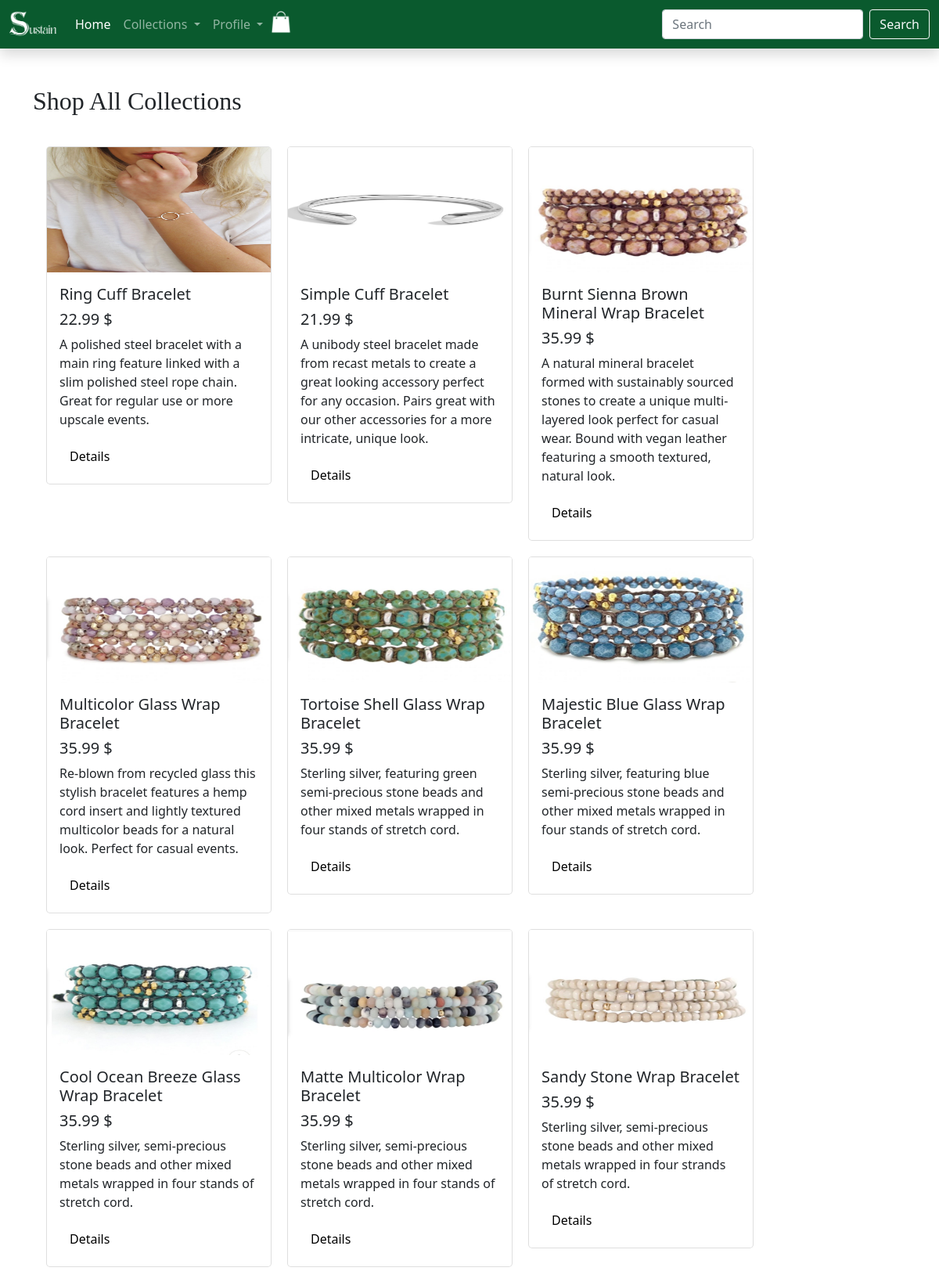
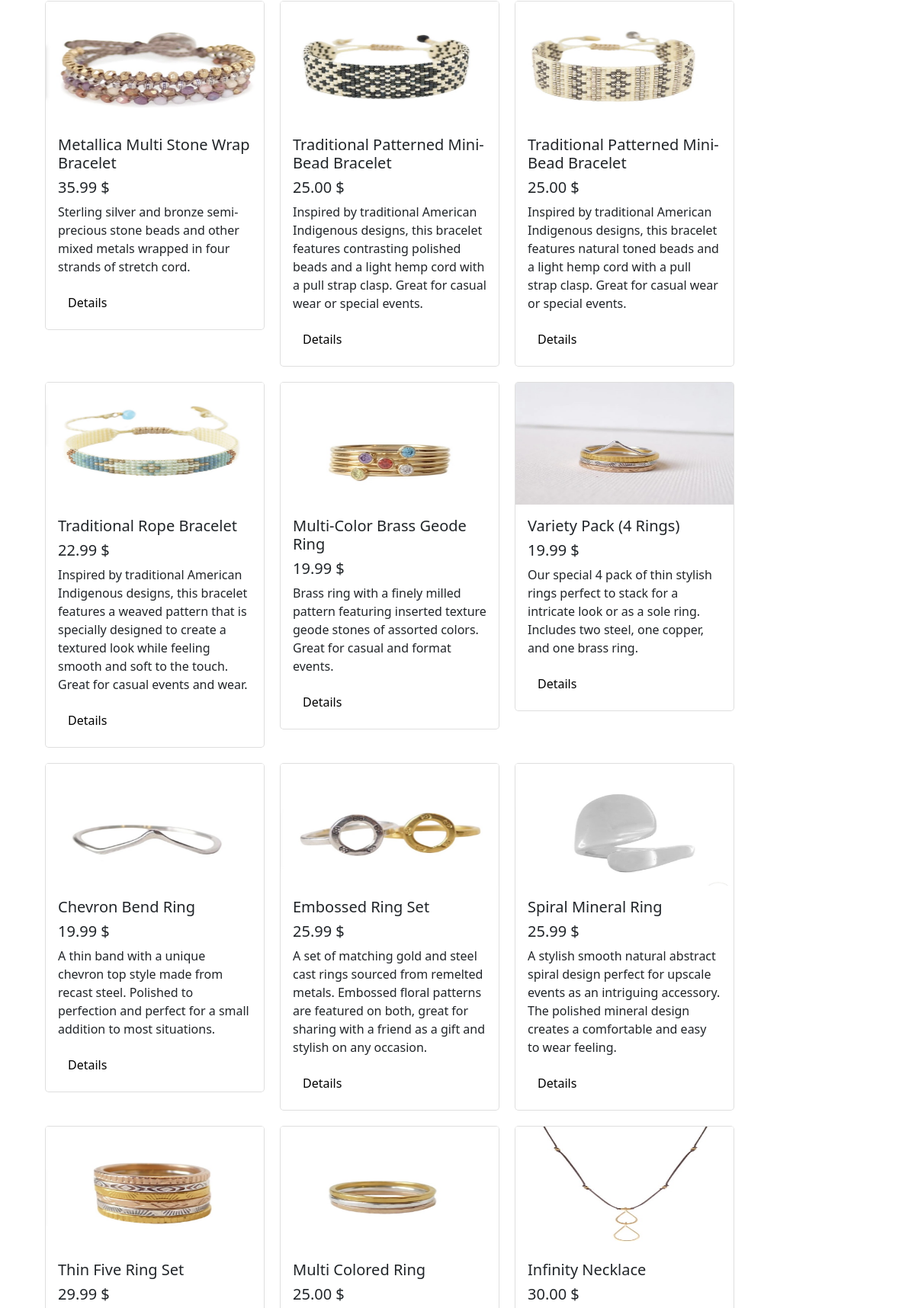
The page /collections.php (upper part) on the database its author committed (2 pictures, top to bottom).
### tables this page shows
CREATE TABLE `products` (
  `productId` int(9) NOT NULL,
  `name` varchar(70) NOT NULL,
  `price` decimal(10,2) NOT NULL,
  `category` varchar(50) NOT NULL,
  `description` varchar(255) NOT NULL,
  `img` varchar(255) NOT NULL,
  `keywords` varchar(250) NOT NULL
);

### collections.php (the view, shortened to what this page needs)
<!DOCTYPE html>
<html>
<head>
    <link rel="stylesheet" href="assets/css/style.css">
</head>
<body class="">
    <div class="container">
        <br><br><h2>Shop All Collections</h2><br>
       <div class="row">
                <div class="cardComponent">
                    <?php
                    $userId = $_SESSION["userId"];
                    require_once("connect-db.php");
                    $sql = "select * from products";
                    $statement1 = $db->prepare($sql);
                    $statement1 -> bindValue(':userId' , $userId);
                    if($statement1->execute()){
                        $products = $statement1->fetchAll();
                    }else{
                        $error1= "Error finding items.";
                    }
                ?>
                    <?php
                            foreach($products as $c){?>
                                    <div class="" >
                                        <div class="card" style="width: 18rem;">
                                            <img src="<?php echo $c["img"];?>" class="card-img-top" alt="...">
                                            <div class="card-body">
                                                <h5 class="card-title"><?php echo $c["name"];?></h5>
                                                <h5 class="card-title"> <?php echo $c["price"]." $";?></h5>
                                                <p class="card-text"><?php echo $c["description"];?></p>
                                                <form action="productDetails.php" method="post">
                                                    <button class="btn btn-primary" type="submit">Details</button>
                                                </form>
                                            </div>
                                        </div>
                                    </div>
                        <?php } ?>
                    </div>
           </div>
       </div>
</body>
</html>

### rows shown on the page
products: img (picture), name "Ring Cuff Bracelet", price "22.99", description "A polished steel bracelet with a main ring feature linked with a slim polished steel rope chain. Great for regular use or more upscale events."
products: img (picture), name "Simple Cuff Bracelet", price "21.99", description "A unibody steel bracelet made from recast metals to create a great looking accessory perfect for any occasion. Pairs great with our other accessories for a more intricate, unique look."
products: img (picture), name "Burnt Sienna Brown Mineral Wrap Bracelet", price "35.99", description "A natural mineral bracelet formed with sustainably sourced stones to create a unique multi-layered look perfect for casual wear. Bound with vegan leather featuring a smooth textured, natural look."
products: img (picture), name "Multicolor Glass Wrap Bracelet", price "35.99", description "Re-blown from recycled glass this stylish bracelet features a hemp cord insert and lightly textured multicolor beads for a natural look. Perfect for casual events."
products: img (picture), name "Tortoise Shell Glass Wrap Bracelet", price "35.99", description "Sterling silver, featuring green semi-precious stone beads and other mixed metals wrapped in four stands of stretch cord."
products: img (picture), name "Majestic Blue Glass Wrap Bracelet", price "35.99", description "Sterling silver, featuring blue semi-precious stone beads and other mixed metals wrapped in four stands of stretch cord."
products: img (picture), name "Cool Ocean Breeze Glass Wrap Bracelet", price "35.99", description "Sterling silver, semi-precious stone beads and other mixed metals wrapped in four stands of stretch cord."
products: img (picture), name "Matte Multicolor Wrap Bracelet", price "35.99", description "Sterling silver, semi-precious stone beads and other mixed metals wrapped in four stands of stretch cord."
products: img (picture), name "Sandy Stone Wrap Bracelet", price "35.99", description "Sterling silver, semi-precious stone beads and other mixed metals wrapped in four strands of stretch cord."
products: img (picture), name "Metallica Multi Stone Wrap Bracelet", price "35.99", description "Sterling silver and bronze semi-precious stone beads and other mixed metals wrapped in four strands of stretch cord."
products: img (picture), name "Traditional Patterned Mini-Bead Bracelet", price "25.00", description "Inspired by traditional American Indigenous designs, this bracelet features contrasting polished beads and a light hemp cord with a pull strap clasp. Great for casual wear or special events."
products: img (picture), name "Traditional Patterned Mini-Bead Bracelet", price "25.00", description "Inspired by traditional American Indigenous designs, this bracelet features natural toned beads and a light hemp cord with a pull strap clasp. Great for casual wear or special events."
products: img (picture), name "Traditional Rope Bracelet", price "22.99", description "Inspired by traditional American Indigenous designs, this bracelet features a weaved pattern that is specially designed to create a textured look while feeling smooth and soft to the touch. Great for casual events and wear."
products: img (picture), name "Multi-Color Brass Geode Ring", price "19.99", description "Brass ring with a finely milled pattern featuring inserted texture geode stones of assorted colors. Great for casual and format events."
products: img (picture), name "Variety Pack (4 Rings)", price "19.99", description "Our special 4 pack of thin stylish rings perfect to stack for a intricate look or as a sole ring. Includes two steel, one copper, and one brass ring."
products: img (picture), name "Chevron Bend Ring", price "19.99", description "A thin band with a unique chevron top style made from recast steel. Polished to perfection and perfect for a small addition to most situations."
products: img (picture), name "Embossed Ring Set", price "25.99", description "A set of matching gold and steel cast rings sourced from remelted metals. Embossed floral patterns are featured on both, great for sharing with a friend as a gift and stylish on any occasion."
products: img (picture), name "Spiral Mineral Ring", price "25.99", description "A stylish smooth natural abstract spiral design perfect for upscale events as an intriguing accessory. The polished mineral design creates a comfortable and easy to wear feeling."
products: img (picture), name "Thin Five Ring Set", price "29.99"
products: img (picture), name "Multi Colored Ring", price "25.00"
products: img (picture), name "Infinity Necklace", price "30.00"
